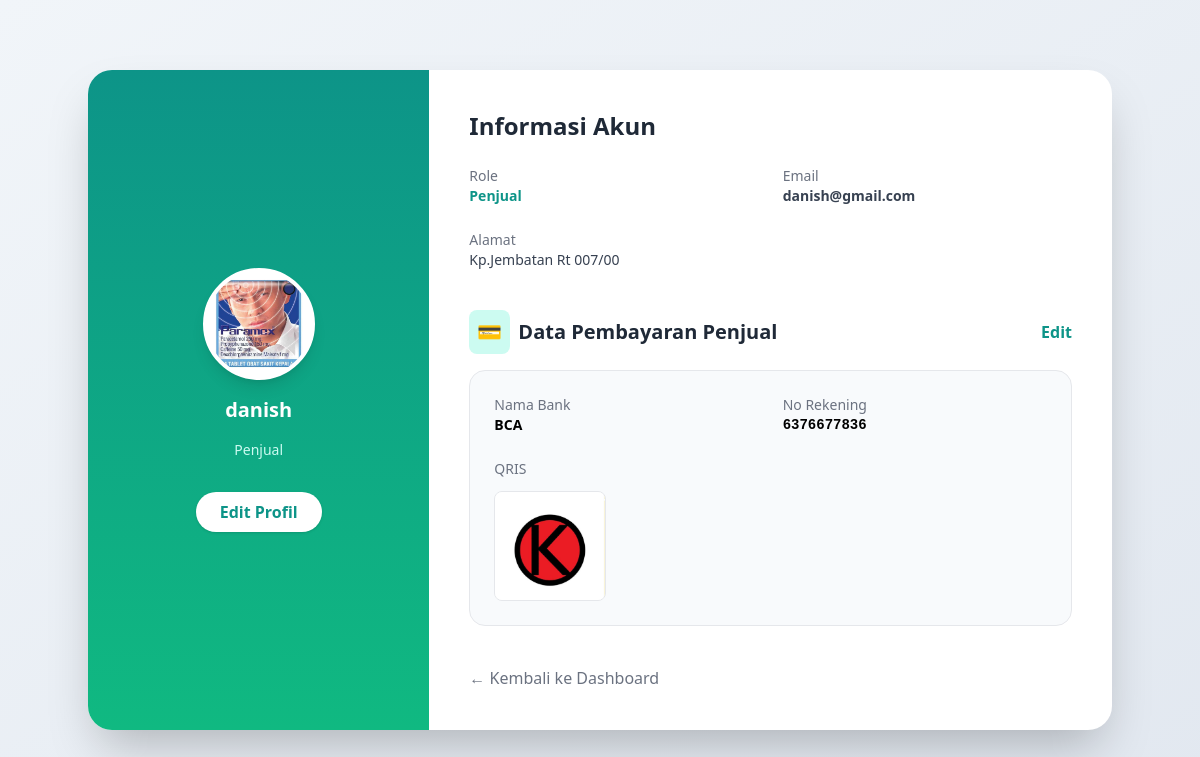
Screenshot of /profile.php (signed in) with the database file from the repository.
### tables this page shows
CREATE TABLE `penjual_profile` (
  `id` int NOT NULL,
  `user_id` int NOT NULL,
  `bank` varchar(50) NOT NULL,
  `no_rekening` varchar(50) NOT NULL,
  `qris` varchar(255) DEFAULT NULL,
  `created_at` timestamp NULL DEFAULT CURRENT_TIMESTAMP
);

### profile.php (the view, shortened to what this page needs)
<?php
include 'config/koneksi.php';
$user = $_SESSION['user'];
$uid  = (int) $user['id'];
$profilPenjual = null;
if ($user['role'] === 'penjual') {
    $profilPenjual = mysqli_fetch_assoc(mysqli_query($conn, "
        SELECT bank, no_rekening, qris
        FROM penjual_profile
        WHERE user_id = $uid
    "));
}
$baseUrl = '/';
switch ($user['role']) {
    case 'penjual':
        $dashboardUrl = $baseUrl . 'penjual/dashboard.php';
        break;
}
$foto = null;
if (!empty($user['foto'])) {
    $path = $user['foto'];
    if (file_exists($path)) {
        $foto = $baseUrl . $path;
    }
}
?>
<!DOCTYPE html>
<html lang="id">
<head>
    <script src="https://cdn.tailwindcss.com"></script>
</head>
<body class="bg-gradient-to-br from-slate-100 to-slate-200 min-h-screen flex items-center justify-center px-6">
<div class="bg-white rounded-3xl shadow-2xl w-full max-w-5xl overflow-hidden grid grid-cols-1 md:grid-cols-3">
<div class="bg-gradient-to-b from-teal-600 to-emerald-500 p-8 text-white
            flex flex-col items-center justify-center gap-4">
<?php if ($foto): ?>
    <img src="<?= htmlspecialchars($foto) ?>"
         class="w-28 h-28 rounded-full border-4 border-white shadow-lg
                object-cover bg-white">
<?php endif; ?>
    <h2 class="text-xl font-bold text-center">
        <?= htmlspecialchars($user['nama']) ?>
    </h2>
    <p class="text-teal-100 text-sm">
        <?= ucwords(str_replace('_', ' ', $user['role'])) ?>
    </p>
    <a href="edit_profile.php"
       class="mt-4 bg-white text-teal-600 px-6 py-2 rounded-full
              font-semibold shadow hover:bg-teal-50 transition">
        Edit Profil
    </a>
</div>
<div class="md:col-span-2 p-10">
<h3 class="text-2xl font-bold text-gray-800 mb-6">Informasi Akun</h3>
<div class="grid grid-cols-1 md:grid-cols-2 gap-6 text-sm text-gray-700">
    <div>
        <p class="text-gray-500">Role</p>
        <p class="font-semibold text-teal-600">
            <?= ucwords(str_replace('_', ' ', $user['role'])) ?>
        </p>
    </div>
    <div>
        <p class="text-gray-500">Email</p>
        <p class="font-semibold"><?= htmlspecialchars($user['email']) ?></p>
    </div>
    <div class="md:col-span-2">
        <p class="text-gray-500">Alamat</p>
        <p><?= htmlspecialchars($user['alamat'] ?? '-') ?></p>
    </div>
</div>
<?php if ($user['role'] === 'penjual'): ?>
<div class="mt-10">
<div class="flex items-center justify-between mb-4">
    <h3 class="text-xl font-bold text-gray-800 flex items-center gap-2">
        <span class="bg-teal-100 text-teal-600 p-2 rounded-lg">💳</span>
        Data Pembayaran Penjual
    </h3>
    <a href="/penjual/lengkapi_profil_penjual.php"
       class="text-teal-600 font-semibold hover:underline">
        Edit
    </a>
</div>
<div class="grid grid-cols-1 md:grid-cols-2 gap-6 bg-slate-50 rounded-2xl p-6 border text-sm">
    <div>
        <p class="text-gray-500">Nama Bank</p>
        <p class="font-semibold"><?= $profilPenjual['bank'] ?? '-' ?></p>
    </div>
    <div>
        <p class="text-gray-500">No Rekening</p>
        <p class="font-mono font-semibold"><?= $profilPenjual['no_rekening'] ?? '-' ?></p>
    </div>
    <div class="md:col-span-2">
        <p class="text-gray-500 mb-3">QRIS</p>
        <?php if (!empty($profilPenjual['qris'])): ?>
            <img src="/<?= $profilPenjual['qris'] ?>"
                 onclick="openQrisModal(this.src)"
                 class="w-28 cursor-pointer rounded-lg border hover:scale-105 transition">
        <?php else: ?>
            <span class="italic text-gray-400">QRIS belum diunggah</span>
        <?php endif; ?>
    </div>
</div>
</div>
<?php endif; ?>
<div class="mt-10">
    <a href="<?= $dashboardUrl ?>"
       class="text-gray-500 hover:text-teal-600 font-medium">
        ← Kembali ke Dashboard
    </a>
</div>
</div>
</div>
</body>
</html>

### rows the page displays
penjual_profile: bank "BCA", no_rekening "6376677836", qris (picture)

### other values shown
$user['nama'] "danish"
str_replace('_', ' ', $user['role']) "Penjual"
$user['email'] "danish@gmail.com"
$user['alamat'] "Kp.Jembatan Rt 007/00"
